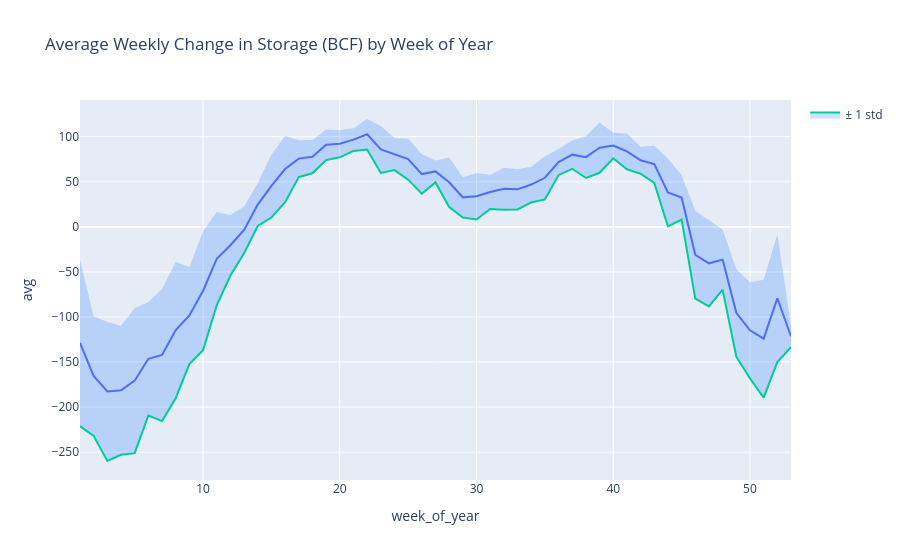

This figure's notebook cell:
### Code cell
#graphing weekly avg (averaged out over week of year)
weekly_stats = (
    storage
    .groupby("week_of_year")
    .agg(
        avg=("weekly_change_bcf", "mean"),
        std=("weekly_change_bcf", "std")
    )
    .reset_index()
)

weekly_stats.head()

fig2=px.line(weekly_stats, x='week_of_year', y='avg',title='Average Weekly Change in Storage (BCF) by Week of Year')

fig2.add_scatter(
    x=weekly_stats['week_of_year'],
    y=weekly_stats['avg'] + weekly_stats['std'],
    mode='lines',
    line=dict(width=0),
    showlegend=False,
    hoverinfo='skip',
)
fig2.add_scatter(
    x=weekly_stats['week_of_year'],
    y=weekly_stats['avg'] - weekly_stats['std'],
    mode='lines',
    fill='tonexty',
    fillcolor='rgba(0, 100, 255, 0.2)',
    name='± 1 std',
    hoverinfo='skip',
)


fig2.show( )

### Figure 1 — Plotly figure (JSON) as saved in the notebook; plotly's stock layout.template omitted (floating-point values rounded to 4 significant figures)
{"data": [{"hovertemplate": "week_of_year=%{x}<br>avg=%{y}<extra></extra>", "legendgroup": "", "line": {"color": "#636efa", "dash": "solid"}, "marker": {"symbol": "circle"}, "mode": "lines", "name": "", "orientation": "v", "showlegend": false, "type": "scatter", "x": [1, 2, 3, 4, 5, 6, 7, 8, 9, 10, 11, 12, 13, 14, 15, 16, 17, 18, 19, 20, 21, 22, 23, 24, 25, 26, 27, 28, 29, 30, 31, 32, 33, 34, 35, 36, 37, 38, 39, 40, 41, 42, 43, 44, 45, 46, 47, 48, 49, 50, 51, 52, 53], "xaxis": "x", "y": [-128.8, -165.5, -182.7, -181.3, -170.7, -146.4, -142.1, -114.6, -98.33, -70.83, -35.42, -20.42, -3.333, 24.75, 45.42, 64.17, 75.75, 77.92, 91.08, 92.33, 96.83, 102.8, 86.0, 80.83, 75.25, 58.64, 61.55, 49.5, 32.75, 34.0, 38.67, 42.33, 41.67, 47.0, 54.5, 71.83, 80.17, 77.42, 87.92, 90.33, 83.75, 73.92, 69.67, 38.25, 32.67, -31.0, -40.42, -36.33, -95.42, -114.8, -124.1, -79.17, -121.5], "yaxis": "y"}, {"hoverinfo": "skip", "line": {"width": 0}, "mode": "lines", "showlegend": false, "type": "scatter", "x": [1, 2, 3, 4, 5, 6, 7, 8, 9, 10, 11, 12, 13, 14, 15, 16, 17, 18, 19, 20, 21, 22, 23, 24, 25, 26, 27, 28, 29, 30, 31, 32, 33, 34, 35, 36, 37, 38, 39, 40, 41, 42, 43, 44, 45, 46, 47, 48, 49, 50, 51, 52, 53], "y": [-36.48, -99.09, -105.5, -109.7, -90.21, -83.5, -68.63, -39.01, -44.47, -4.876, 16.2, 13.11, 22.58, 48.51, 80.46, 100.9, 96.28, 96.31, 108.0, 107.5, 109.3, 119.7, 112.1, 98.6, 98.09, 80.51, 73.73, 77.01, 55.11, 59.82, 57.47, 65.58, 63.98, 66.86, 78.49, 86.31, 95.86, 100.5, 115.8, 104.6, 103.6, 88.87, 90.46, 75.89, 57.17, 17.57, 7.438, -3.054, -46.72, -61.54, -58.64, -8.294, -109.5]}, {"fill": "tonexty", "fillcolor": "rgba(0, 100, 255, 0.2)", "hoverinfo": "skip", "mode": "lines", "name": "± 1 std", "type": "scatter", "x": [1, 2, 3, 4, 5, 6, 7, 8, 9, 10, 11, 12, 13, 14, 15, 16, 17, 18, 19, 20, 21, 22, 23, 24, 25, 26, 27, 28, 29, 30, 31, 32, 33, 34, 35, 36, 37, 38, 39, 40, 41, 42, 43, 44, 45, 46, 47, 48, 49, 50, 51, 52, 53], "y": [-221.2, -231.9, -259.8, -253.0, -251.1, -209.3, -215.5, -190.2, -152.2, -136.8, -87.03, -53.94, -29.25, 0.9894, 10.38, 27.44, 55.22, 59.52, 74.15, 77.2, 84.33, 85.77, 59.92, 63.06, 52.41, 36.76, 49.36, 21.99, 10.39, 8.179, 19.86, 19.09, 19.36, 27.14, 30.51, 57.36, 64.48, 54.29, 60.02, 76.1, 63.88, 58.97, 48.88, 0.6127, 8.159, -79.57, -88.27, -69.61, -144.1, -168.1, -189.5, -150.0, -133.5]}], "layout": {"legend": {"tracegroupgap": 0}, "title": {"text": "Average Weekly Change in Storage (BCF) by Week of Year"}, "xaxis": {"anchor": "y", "domain": [0, 1], "title": {"text": "week_of_year"}}, "yaxis": {"anchor": "x", "domain": [0, 1], "title": {"text": "avg"}}}}
